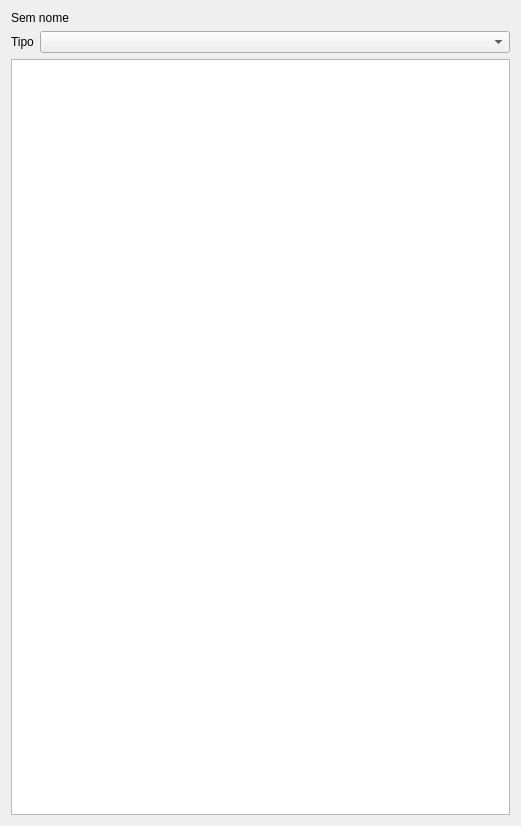
<?xml version="1.0" encoding="UTF-8"?>
<ui version="4.0">
 <class>OrganizerObj</class>
 <widget class="QWidget" name="OrganizerObj">
  <property name="geometry">
   <rect>
    <x>0</x>
    <y>0</y>
    <width>521</width>
    <height>826</height>
   </rect>
  </property>
  <property name="windowTitle">
   <string>OrganizerObj</string>
  </property>
  <layout class="QVBoxLayout" name="verticalLayout">
   <item>
    <widget class="QLabel" name="lbl_name">
     <property name="text">
      <string>Sem nome</string>
     </property>
    </widget>
   </item>
   <item>
    <layout class="QHBoxLayout" name="horizontalLayout" stretch="0,1">
     <item>
      <widget class="QLabel" name="label">
       <property name="text">
        <string>Tipo</string>
       </property>
      </widget>
     </item>
     <item>
      <widget class="QComboBox" name="cbx_type"/>
     </item>
    </layout>
   </item>
   <item>
    <widget class="QListWidget" name="lsw_object">
     <property name="viewMode">
      <enum>QListView::IconMode</enum>
     </property>
    </widget>
   </item>
  </layout>
 </widget>
 <resources/>
 <connections/>
</ui>
